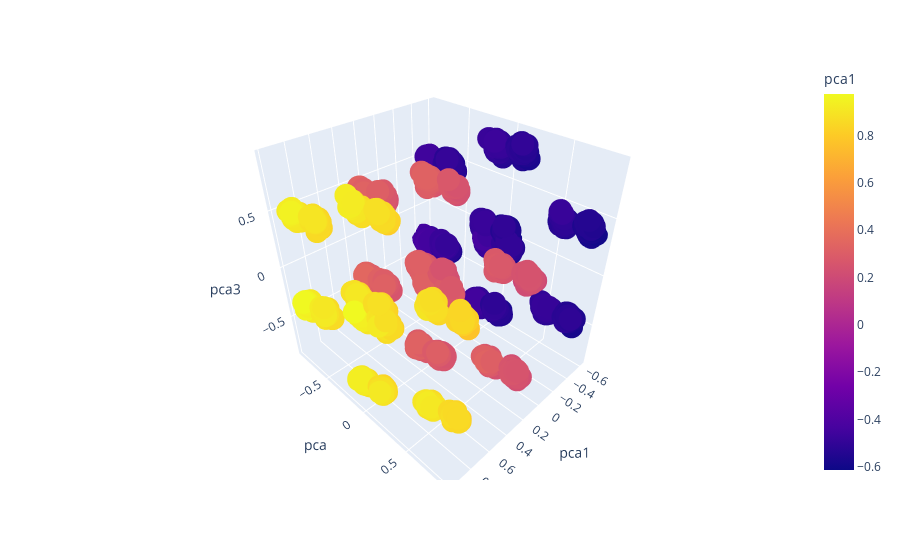

The notebook cell saved with this chart:
### Code cell
import plotly.express as pl

pl.scatter_3d(features, x='pca1',y='pca',z='pca3', color='pca1')

### Figure 1 — Plotly figure (JSON) as saved in the notebook; plotly's stock layout.template omitted (floating-point values rounded to 4 significant figures; data arrays with more than 128 entries replaced by an {"elided": "..."} marker saying what was removed)
{"data": [{"hovertemplate": "pca1=%{marker.color}<br>pca=%{y}<br>pca3=%{z}<extra></extra>", "legendgroup": "", "marker": {"color": {"elided": "2000 float values"}, "coloraxis": "coloraxis", "symbol": "circle"}, "mode": "markers", "name": "", "scene": "scene", "showlegend": false, "type": "scatter3d", "x": {"elided": "2000 float values"}, "y": {"elided": "2000 float values"}, "z": {"elided": "2000 float values"}}], "layout": {"coloraxis": {"colorbar": {"title": {"text": "pca1"}}, "colorscale": [[0, "#0d0887"], [0.1111, "#46039f"], [0.2222, "#7201a8"], [0.3333, "#9c179e"], [0.4444, "#bd3786"], [0.5556, "#d8576b"], [0.6667, "#ed7953"], [0.7778, "#fb9f3a"], [0.8889, "#fdca26"], [1, "#f0f921"]]}, "legend": {"tracegroupgap": 0}, "margin": {"t": 60}, "scene": {"domain": {"x": [0, 1], "y": [0, 1]}, "xaxis": {"title": {"text": "pca1"}}, "yaxis": {"title": {"text": "pca"}}, "zaxis": {"title": {"text": "pca3"}}}}}
